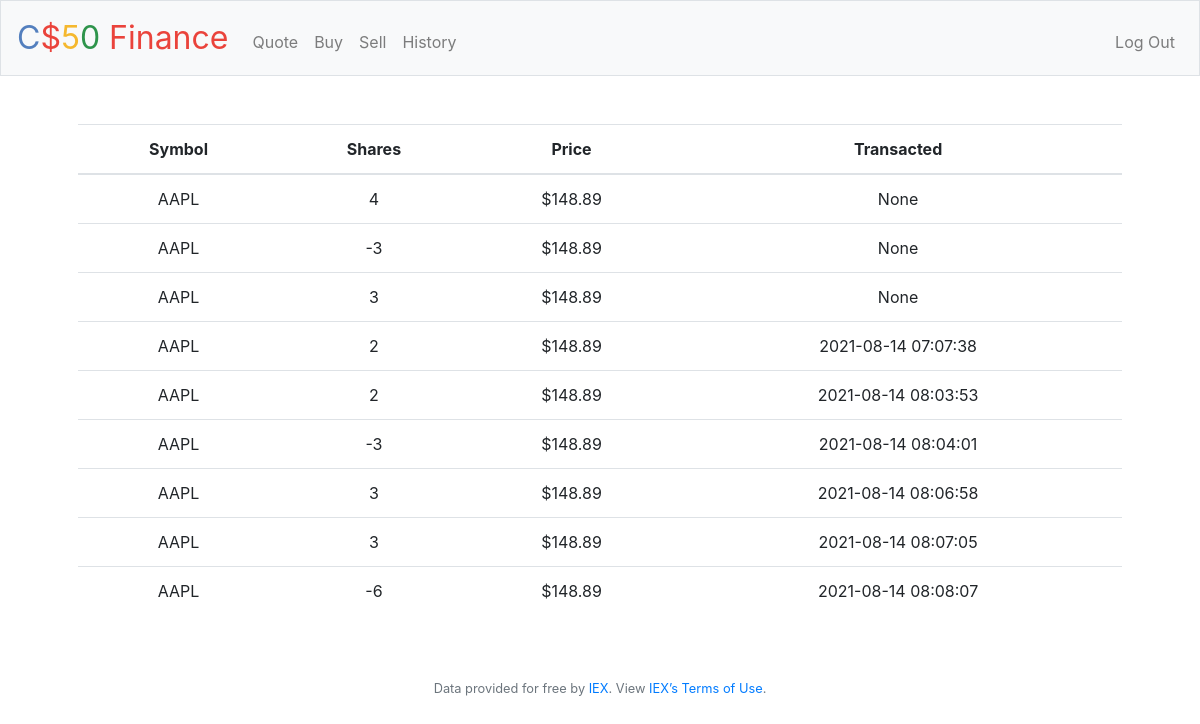
Screenshot of /history (signed in) with the database file from the repository.
### tables this page shows
CREATE TABLE trade(
id INTEGER,
symbol TEXT NOT NULL,
shares INTEGER NOT NULL,
price FLOAT NOT NULL,
user_id INTEGER,
date DATETIME,
PRIMARY KEY(id),
FOREIGN KEY (user_id) REFERENCES users(id));

### application.py (the view)
@app.route("/history")
@login_required
def history():
    user_req = db.execute("SELECT * FROM trade WHERE user_id = ?", session["user_id"])
    for i in user_req:
        i["price"] = usd(i["price"])
    return render_template("history.html", data=user_req)

### application.py (called while the page is built)
@app.after_request
def after_request(response):
    response.headers["Cache-Control"] = "no-cache, no-store, must-revalidate"
    response.headers["Expires"] = 0
    response.headers["Pragma"] = "no-cache"
    return response

### helpers.py (called while the page is built)
def login_required(f):
    @wraps(f)
    def decorated_function(*args, **kwargs):
        if session.get("user_id") is None:
            return redirect("/login")
        return f(*args, **kwargs)
    return decorated_function

def usd(value):
    return f"${value:,.2f}"

### templates/history.html (shortened to what this page needs)
{% extends "layout.html" %}
{% block main %}
    <table class="table">
        <thead>
            <tr>
                <th>Symbol</th>
                <th>Shares</th>
                <th>Price</th>
                <th>Transacted</th>
            </tr>
        </thead>
        <tbody>
            {% for row in data %}
            <tr>
                <td>{{ row.symbol }}</td>
                <td>{{ row.shares }}</td>
                <td>{{ row.price }}</td>
                <td>{{ row.date }}</td>
            </tr>
            {% endfor %}
        </tbody>
    </table>
{% endblock %}

### templates/layout.html (shortened to what this page needs)
 <!DOCTYPE html>
<html lang="en">
    <head>
        <link rel="stylesheet" href="https://cdn.jsdelivr.net/npm/bootstrap@4.5.3/dist/css/bootstrap.min.css">
        <link href="/static/styles.css" rel="stylesheet">
    </head>
    <body>
        <nav class="navbar navbar-expand-md navbar-light bg-light border">
            <a class="navbar-brand" href="/"><span class="blue">C</span><span class="red">$</span><span class="yellow">5</span><span class="green">0</span> <span class="red">Finance</span></a>
            <div class="collapse navbar-collapse" id="navbar">
                {% if session.user_id %}
                    <ul class="navbar-nav mr-auto mt-2">
                        <li class="nav-item"><a class="nav-link" href="/quote">Quote</a></li>
                        <li class="nav-item"><a class="nav-link" href="/buy">Buy</a></li>
                        <li class="nav-item"><a class="nav-link" href="/sell">Sell</a></li>
                        <li class="nav-item"><a class="nav-link" href="/history">History</a></li>
                    </ul>
                    <ul class="navbar-nav ml-auto mt-2">
                        <li class="nav-item"><a class="nav-link" href="/logout">Log Out</a></li>
                    </ul>
                {% else %}
                    <ul class="navbar-nav ml-auto mt-2">
                        <li class="nav-item"><a class="nav-link" href="/register">Register</a></li>
                        <li class="nav-item"><a class="nav-link" href="/login">Log In</a></li>
                    </ul>
                {% endif %}
            </div>
        </nav>
        <main class="container p-5">
            {% block main %}{% endblock %}
        </main>
        <footer class="small text-center text-muted">
            Data provided for free by <a href="https://iextrading.com/developer">IEX</a>. View <a href="https://iextrading.com/api-exhibit-a/">IEX’s Terms of Use</a>.
        </footer>
    </body>
</html>

### static/styles.css (style rules this page uses)
nav .navbar-brand { font-size: xx-large; }
nav .navbar-brand .blue { color: #537fbe; }
nav .navbar-brand .red { color: #ea433b; }
nav .navbar-brand .yellow { color: #f5b82e; }
nav .navbar-brand .green { color: #2e944b; }
main { overflow-x: auto; text-align: center; }

### rows the page displays
trade: symbol "AAPL", shares "4", price "$148.89", date "None"
trade: symbol "AAPL", shares "-3", price "$148.89", date "None"
trade: symbol "AAPL", shares "3", price "$148.89", date "None"
trade: symbol "AAPL", shares "2", price "$148.89", date "2021-08-14 07:07:38"
trade: symbol "AAPL", shares "2", price "$148.89", date "2021-08-14 08:03:53"
trade: symbol "AAPL", shares "-3", price "$148.89", date "2021-08-14 08:04:01"
trade: symbol "AAPL", shares "3", price "$148.89", date "2021-08-14 08:06:58"
trade: symbol "AAPL", shares "3", price "$148.89", date "2021-08-14 08:07:05"
trade: symbol "AAPL", shares "-6", price "$148.89", date "2021-08-14 08:08:07"
